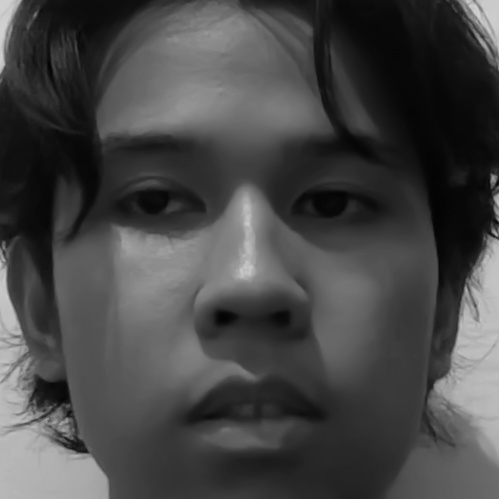
#> input picture dataset/Person-1-102.jpg, 499 x 499 px; its folder holds only this picture in this run
$ python face_training.py
#> lines starting #> are read from the running program, lines starting #| are printed output that depends on the picture
import cv2
import numpy as np
import os

def checkDataset(path="dataset/"):
    if os.path.exists(path) and len(os.listdir(path)) != 0:
        return True
    return False

def organizeDataset(path="dataset/"):
#> called with path = 'dataset/'
    imagePath = [os.path.join(path, p) for p in os.listdir(path)]
    faces = []
    ids = np.array([], dtype='int')
    for i in imagePath:
        img = cv2.cvtColor(cv2.imread(i), cv2.COLOR_BGR2GRAY)
#> img: shape (499, 499); min 1, max 211, mean 70.4
        id = int(os.path.split(i)[-1].split("-")[1])
        face = faceCascade.detectMultiScale(img)
#> face = [[46, 38, 415, 415]]
        for (x, y, w, h) in face:
            #Resize and equalize brightness
            face_img = cv2.equalizeHist(img[y:y+h, x:x+w])
            face_img = cv2.resize(face_img, (200,200))
            faces.append(face_img)
            ids = np.append(ids, id)
#> this loop made 1 pass
#> (x, y, w, h, ids) on pass 1: (46, 38, 415, 415, [1])
#> pass 1, in organizeDataset, `face_img = cv2.equalizeHist(img[y:y+h, x:x+w])`:
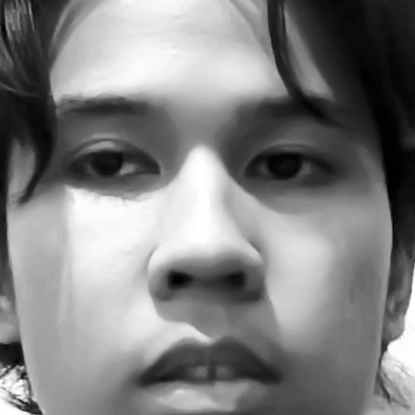
#> face_img: shape (415, 415); min 0, max 255, mean 128.5
#> after the loop, faces = 1 item
    return faces, ids

if not checkDataset():
    print("Dataset gaada")
else:
    recognizer = cv2.face.LBPHFaceRecognizer.create()
    faceCascade = cv2.CascadeClassifier("haarcascade_frontalface_default.xml")

    print("Training faces")
    faces, ids = organizeDataset()
#> faces = 1 item; ids = [1]
    recognizer.train(faces,ids)
    print("Finished")
    recognizer.write('faces-model.yml')

$ run again, on dataset/Person-1-125.jpg
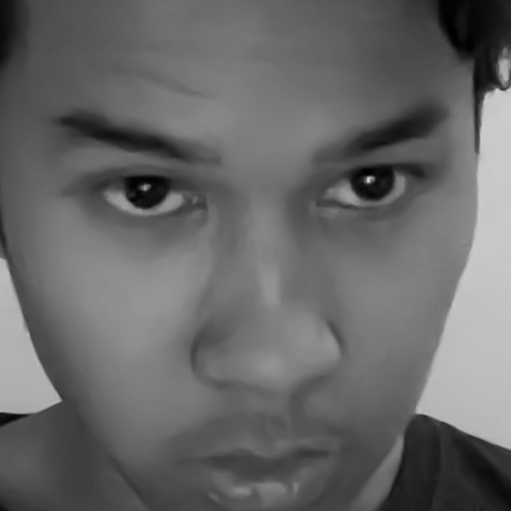
#> input picture dataset/Person-1-125.jpg, 511 x 511 px
#> face = [[37, 23, 462, 462]]
#> the loop in organizeDataset, `for (x, y, w, h) in face:` made 1 pass
#> (x, y, w, h, ids) on pass 1: (37, 23, 462, 462, [1])
#> pass 1, in organizeDataset, `face_img = cv2.equalizeHist(img[y:y+h, x:x+w])`:
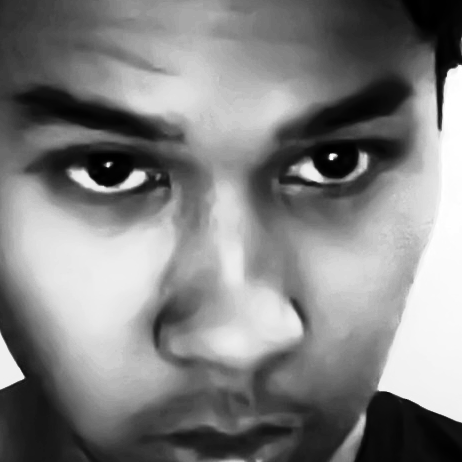
#> face_img: shape (462, 462); min 0, max 255, mean 128.7
#> after the loop in organizeDataset, `for (x, y, w, h) in face:`: faces = 1 item
#> `faces, ids = organizeDataset()`: ids = [1]

$ run again, on dataset/Person-1-141.jpg
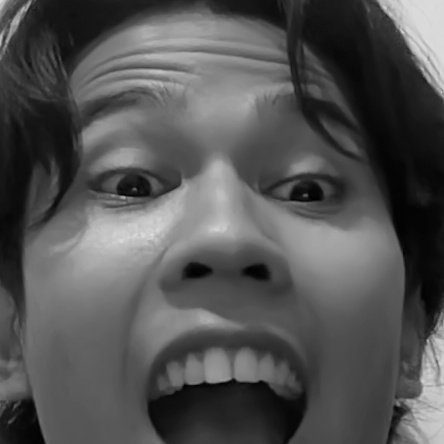
#> input picture dataset/Person-1-141.jpg, 444 x 444 px
#> face = [[37, 33, 372, 372]]
#> the loop in organizeDataset, `for (x, y, w, h) in face:` made 1 pass
#> (x, y, w, h, ids) on pass 1: (37, 33, 372, 372, [1])
#> pass 1, in organizeDataset, `face_img = cv2.equalizeHist(img[y:y+h, x:x+w])`:
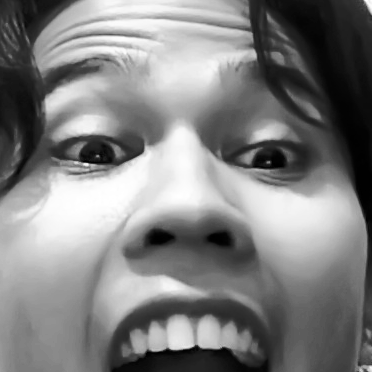
#> face_img: shape (372, 372); min 0, max 255, mean 128.3
#> after the loop in organizeDataset, `for (x, y, w, h) in face:`: faces = 1 item
#> `faces, ids = organizeDataset()`: ids = [1]

$ run again, on dataset/Person-1-169.jpg
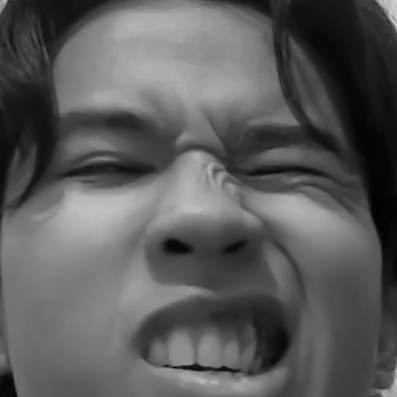
#> input picture dataset/Person-1-169.jpg, 397 x 397 px
#> face = [[31, 27, 332, 332]]
#> the loop in organizeDataset, `for (x, y, w, h) in face:` made 1 pass
#> (x, y, w, h, ids) on pass 1: (31, 27, 332, 332, [1])
#> pass 1, in organizeDataset, `face_img = cv2.equalizeHist(img[y:y+h, x:x+w])`:
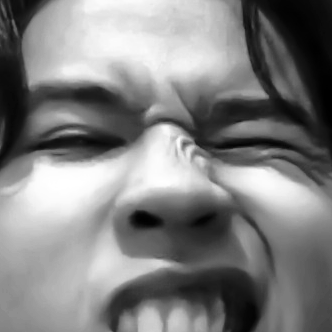
#> face_img: shape (332, 332); min 0, max 255, mean 128.3
#> after the loop in organizeDataset, `for (x, y, w, h) in face:`: faces = 1 item
#> `faces, ids = organizeDataset()`: ids = [1]
